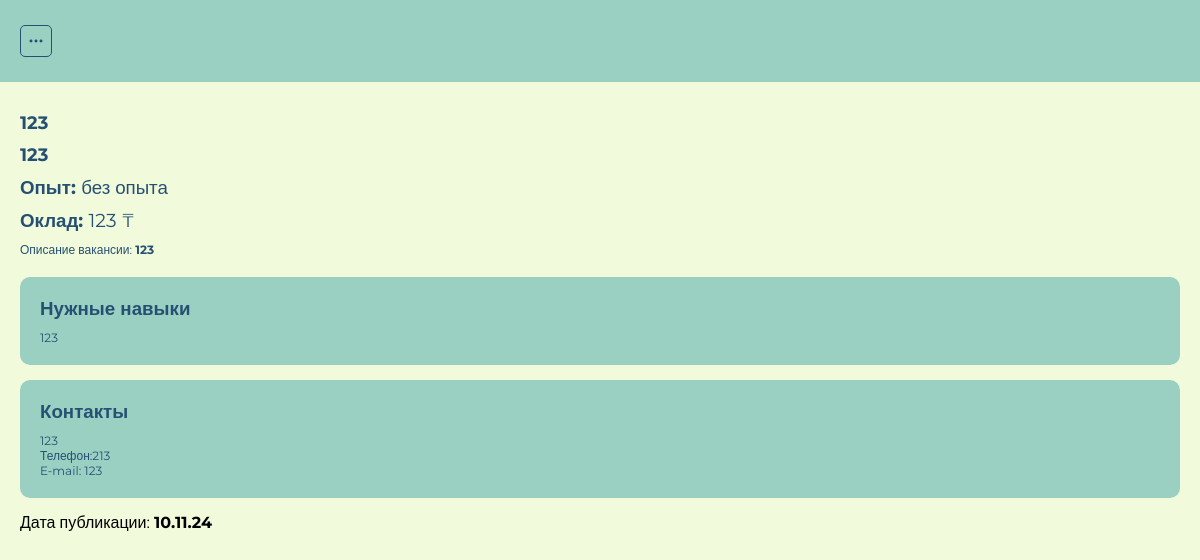
Page /jobs/detail/4 (signed in) on the committed database.
### it_app/models.py (models this page shows, shortened)
class Job(models.Model):
    title = models.CharField("Название вакансии", max_length=255)
    category = models.ForeignKey(Category, on_delete=models.CASCADE, verbose_name="Выберите категорию")
    company = models.CharField("Название компании", max_length=200)
    experience = models.CharField("Опыт работы", max_length=255, default="без опыта")
    salary = models.CharField("Оклад", max_length=100)
    description = models.TextField("Описание вакансии")
    skills = models.CharField("Навыки", max_length=255)
    address = models.CharField("Адрес", max_length=100)
    phone = models.CharField("Телефон", max_length=14)
    email = models.CharField("E-mail", max_length=100)
    created_at = models.DateTimeField("Дата публикации", default=datetime.now)
    class Meta:
        verbose_name = "Вакансия"
        verbose_name_plural = "Вакансии"

### it_app/views.py (the view)
# urls.py: path('jobs/detail/<int:pk>', views.job_detail_page, name='job_detail_page'),
def job_detail_page(request, pk):
    job = get_object_or_404(Job, pk=pk)
    context = {
        'job' : job
    }
    return render(request, "./job-detail.html", context)

### it_app/templates/job-detail.html (shortened to what this page needs)
{% extends 'base.html' %}
{% block content %}
{% if user.is_authenticated %}
<section class="job-detail">
    <div class="container">
        <h1 class="title">{{job.title}}</h1>
        <h2 class="title">{{ job.company }}</h2>
        <h3 class="job-detail-data">Опыт: <span>{{ job.experience }}</span></h3>
        <h3 class="job-detail-data">Оклад:
            <span>
            {% if job.salary == "не указано" %}
            {{ job.salary }}
            {% else %}
            {{ job.salary }} &#8376
            {% endif %}
            </span>
        </h3>
        <p class="job-detail-content">Описание вакансии: <strong>{{ job.description }}</strong></p>
        <div class="job-detail-skills">
            <h3 class="job-detail-title">Нужные навыки</h3>
            <p>{{ job.skills }}</p>
        </div>
        <div class="job-detail-skills">
            <h3 class="job-detail-title">Контакты</h3>
            <ul class="job-detail-address">
                <li>{{ job.address}}</li>
                <li>Телефон:{{ job.phone }}</li>
                <li>E-mail: {{ job.email}}</li>
            </ul>
        </div>
        <p class="jon-detail-content">Дата публикации: <strong>{{ job.created_at|date:"d.m.y"}}</strong></p>
    </div>
</section>
{% endblock %}

### it_app/static/css/style.css (style rules this page uses)
* { padding: 0; margin: 0; box-sizing: border-box; font-family: "Montserrat", sans-serif; }
:root { --light: #F1FADA; --secondary: #9AD0C2; --success: #2D9586; --dark: #265073; }
.container { margin: 0 20px; }
.categories, .jobs, .job-detail, .auth { padding: 30px 0; }
.title { font-size: 18px; font-weight: 700; color: var(--dark); }
.job-detail .title { margin-bottom: 10px; }
.job-detail-data { color: var(--dark); margin-bottom: 10px; }
.job-detail-data span { font-weight: 400; }
.job-detail-content { font-size: 12px; color: var(--dark); margin-bottom: 20px; }
.job-detail-skills { padding: 20px; background-color: var(--secondary); color: var(--dark); border-radius: 10px; margin-bottom: 15px; }
.job-detail-title { margin-bottom: 10px; }
.job-detail-skills p, .job-detail-address { font-size: 12px; }
.job-detail-skills li { list-style: none; }

### rows in the picture
Job: title "123", company "123", experience "без опыта", salary "123", description "123", skills "123", address "123", phone "213", email "123", created_at "10.11.24"
